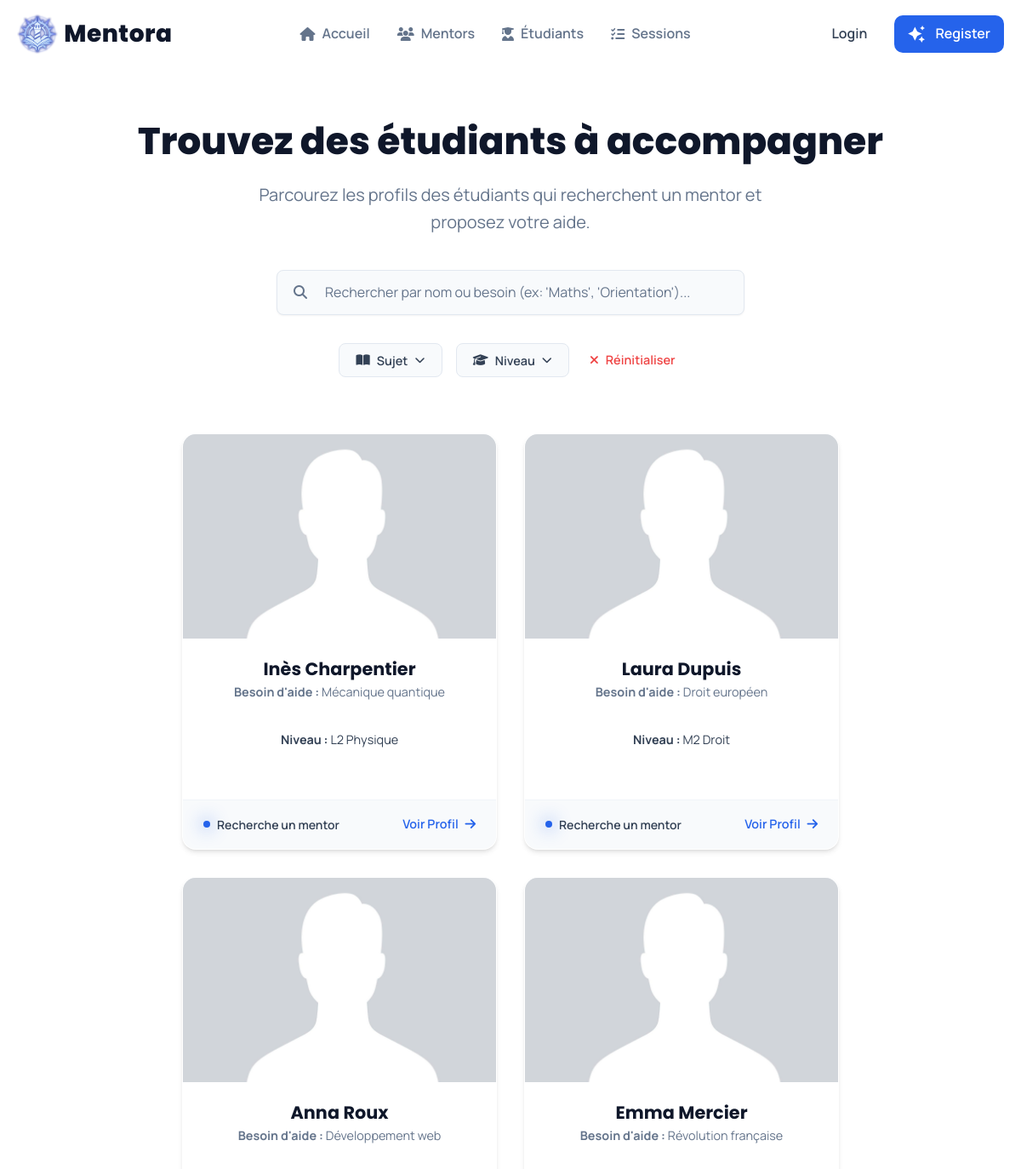
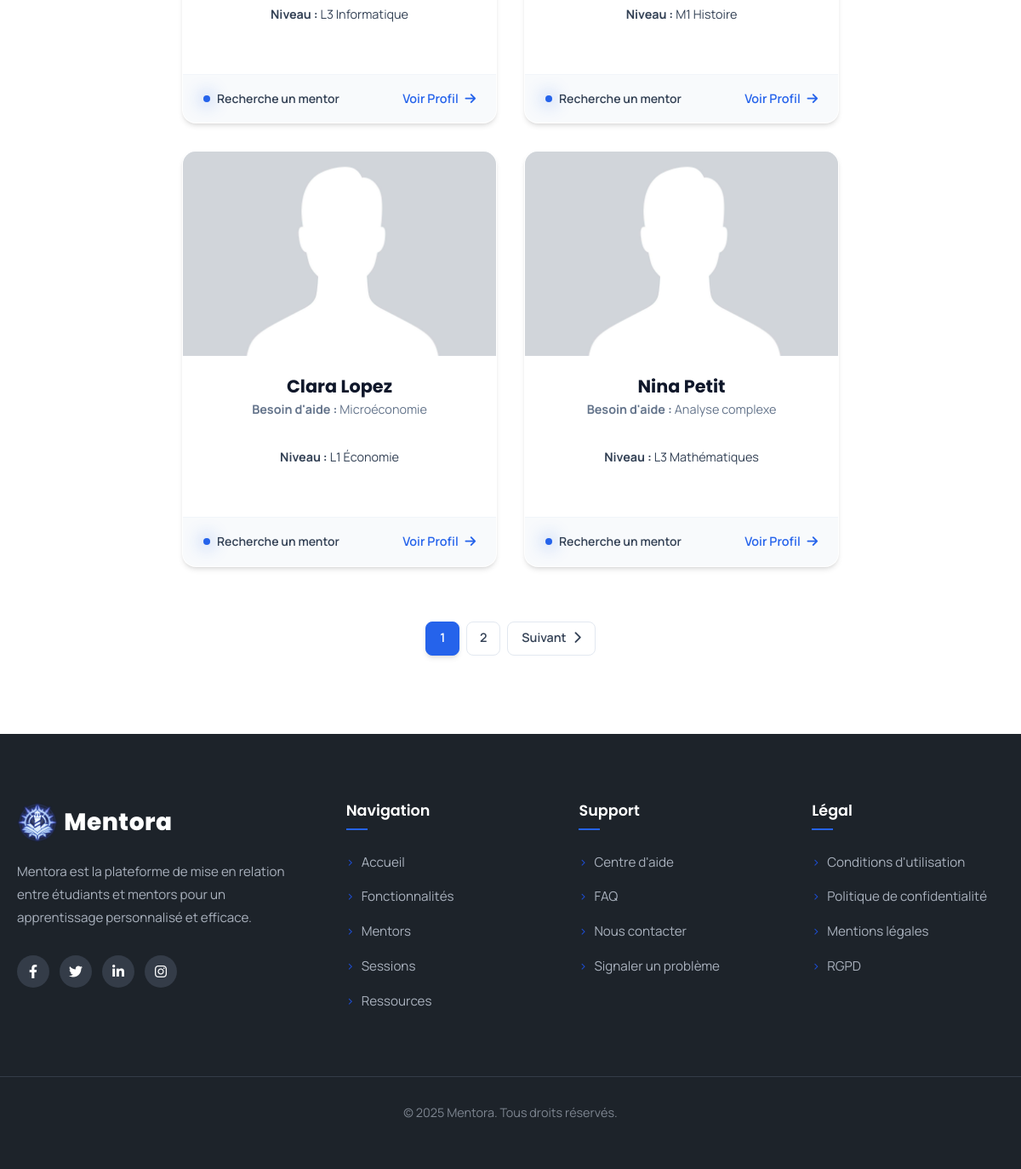
Page /students.php on the committed database (2 pictures, top to bottom).
### tables this page shows
CREATE TABLE Etudiant (
    idEtudiant INT AUTO_INCREMENT PRIMARY KEY,
    niveau VARCHAR(50) DEFAULT 'Non spécifié',
    sujetRecherche VARCHAR(255) DEFAULT 'Besoin d\'aide générale',
    idUtilisateur INT NOT NULL UNIQUE,
    FOREIGN KEY (idUtilisateur) REFERENCES Utilisateur(idUtilisateur)
        ON DELETE CASCADE ON UPDATE CASCADE
);

CREATE TABLE Utilisateur (
    idUtilisateur INT AUTO_INCREMENT PRIMARY KEY,
    nomUtilisateur VARCHAR(50) NOT NULL,
    prenomUtilisateur VARCHAR(50) NOT NULL,
    emailUtilisateur VARCHAR(200) NOT NULL UNIQUE,
    motDePasse VARCHAR(255) NOT NULL,
    role ENUM('etudiant', 'mentor') NOT NULL,
    ville VARCHAR(100),
    photoUrl VARCHAR(255) DEFAULT 'default_avatar.png',
    verified BOOLEAN NOT NULL DEFAULT FALSE,
    INDEX idx_email (emailUtilisateur)
);

### config/helpers.php (called while the page is built, shortened)
<?php
function get_profile_image_path($photoUrl) {
    $server_path_to_uploads = __DIR__ . '/../assets/uploads/';
    $default_web_path = '../assets/images/default_avatar.png';
    return $default_web_path;
}
?>

### public/students.php (the view, shortened to what this page needs)
<?php
require '../config/config.php';
require '../config/helpers.php';
$limit = 6;
$page = isset($_GET['page']) && is_numeric($_GET['page']) ? (int)$_GET['page'] : 1;
$offset = ($page - 1) * $limit;
$search = trim($_GET['search'] ?? '');
$sujet = trim($_GET['sujet'] ?? '');
$niveau = trim($_GET['niveau'] ?? '');
$queryParams = [];
$whereClauses = [];
$sqlWhere = empty($whereClauses) ? '' : 'WHERE ' . implode(' AND ', $whereClauses);
$sqlBase = "
    FROM Etudiant e
    JOIN Utilisateur u ON e.idUtilisateur = u.idUtilisateur
    $sqlWhere
";
$countSql = "SELECT COUNT(*) FROM (SELECT e.idEtudiant $sqlBase) as count_query";
$stmtCount = $pdo->prepare($countSql);
$stmtCount->execute($queryParams);
$totalStudents = $stmtCount->fetchColumn();
$totalPages = ceil($totalStudents / $limit);
$studentsSql = "
    SELECT
        u.prenomUtilisateur, u.nomUtilisateur, u.photoUrl, u.ville,
        e.idEtudiant, e.niveau, e.sujetRecherche
    $sqlBase
    ORDER BY u.idUtilisateur DESC
    LIMIT :limit OFFSET :offset
";
$stmtStudents = $pdo->prepare($studentsSql);
$stmtStudents->bindValue(':limit', $limit, PDO::PARAM_INT);
$stmtStudents->bindValue(':offset', $offset, PDO::PARAM_INT);
$stmtStudents->execute();
$students = $stmtStudents->fetchAll(PDO::FETCH_ASSOC);
require_once '../includes/header.php';
?>
<link rel="stylesheet" href="../assets/css/mentors.css?v=<?php echo time(); ?>">
<main>
    <section class="search-page-section">
        <div class="container">
            <h2 class="section-title" data-aos="fade-up">Trouvez des étudiants à accompagner</h2>
            <p class="section-subtitle" data-aos="fade-up">Parcourez les profils des étudiants qui recherchent un mentor et proposez votre aide.</p>
            <form method="GET" action="students.php" class="search-form" data-aos="fade-up" data-aos-delay="50">
                <div class="search-bar-container">
                    <i class="fas fa-search search-icon"></i>
                    <input type="text" name="search" class="search-input" placeholder="Rechercher par nom ou besoin (ex: 'Maths', 'Orientation')..." value="<?= htmlspecialchars($search) ?>">
                </div>
            </form>
            <div class="filters-bar" data-aos="fade-up" data-aos-delay="100">
                <div class="filter-dropdown">
                    <button class="filter-btn <?= !empty($sujet) ? 'active' : '' ?>"><i class="fas fa-book-open"></i><span><?= !empty($sujet) ? htmlspecialchars($sujet) : 'Sujet' ?></span><i class="fas fa-chevron-down"></i></button>
                </div>
                <div class="filter-dropdown">
                     <button class="filter-btn <?= !empty($niveau) ? 'active' : '' ?>"><i class="fas fa-graduation-cap"></i><span><?= !empty($niveau) ? htmlspecialchars($niveau) : 'Niveau' ?></span><i class="fas fa-chevron-down"></i></button>
                </div>
                <a href="students.php" class="clear-filters-btn"><i class="fas fa-times"></i> Réinitialiser</a>
            </div>
            <div class="profile-grid">
                <?php if (empty($students)): ?>
                    <p class="no-results">Aucun étudiant ne correspond à votre recherche.</p>
                <?php else: ?>
                    <?php foreach ($students as $index => $student): ?>
                        <div class="profile-card" data-aos="fade-up" data-aos-delay="<?= ($index % 3) * 100 ?>">
                            <div class="card-image-container"><img src="<?= get_profile_image_path($student['photoUrl']) ?>" alt="Photo de <?= htmlspecialchars($student['prenomUtilisateur']) ?>"></div>
                            <div class="card-body">
                                <h3 class="profile-name"><?= htmlspecialchars($student['prenomUtilisateur'] . ' ' . $student['nomUtilisateur']) ?></h3>
                                <p class="profile-specialty"><b>Besoin d'aide :</b> <?= htmlspecialchars($student['sujetRecherche']) ?></p>
                                <p class="profile-specialty" style="color: var(--slate-700);"><b>Niveau :</b> <?= htmlspecialchars($student['niveau']) ?></p>
                            </div>
                            <div class="card-footer">
                                <span><span class="status-dot searching"></span>Recherche un mentor</span>
                                <a href="student_profile.php?id=<?= $student['idEtudiant'] ?>" class="card-action">Voir Profil <i class="fa-solid fa-arrow-right"></i></a>
                            </div>
                        </div>
                    <?php endforeach; ?>
                <?php endif; ?>
            </div>
            <?php if ($totalPages > 1): ?>
                <nav class="pagination" aria-label="Page navigation" data-aos="fade-up">
                    <?php $start = max(1, $page - 2); $end = min($totalPages, $page + 2); for ($i = $start; $i <= $end; $i++): ?><a href="?page=<?= $i ?>&<?= http_build_query(array_diff_key($_GET, ['page'=>''])) ?>" class="pagination-link <?= ($i == $page) ? 'active' : '' ?>"><?= $i ?></a><?php endfor; ?>
                    <?php if ($page < $totalPages): ?><a href="?page=<?= $page + 1 ?>&<?= http_build_query(array_diff_key($_GET, ['page'=>''])) ?>" class="pagination-link next">Suivant <i class="fas fa-chevron-right"></i></a><?php endif; ?>
                </nav>
            <?php endif; ?>
        </div>
    </section>
</main>
<?php require_once '../includes/footer.php'; ?>

### includes/header.php (shortened to what this page needs)
<?php
$notifications = [];
$notification_count = 0;
?>
<!DOCTYPE html>
<html lang="fr">
<head>
    <link rel="stylesheet" href="https://cdnjs.cloudflare.com/ajax/libs/font-awesome/6.4.0/css/all.min.css">
    <link rel="stylesheet" href="https://cdnjs.cloudflare.com/ajax/libs/aos/2.3.4/aos.css">
    <link rel="stylesheet" href="../assets/css/index.css?v=<?php echo time(); ?>">
</head>
<body>
    <header>
        <div class="container nav-container">
            <a href="index.php" class="logo">
                <img src="../assets/images/White_Tower_Symbol.webp" alt="Mentora Logo">
                <span class="logo-text">Mentora</span>
            </a>
            <nav>
                <ul class="nav-links">
                    <li><a href="index.php" class="<?= ($current_page == 'index.php') ? 'active' : '' ?>"><i class="fas fa-home"></i> Accueil</a></li>
                    <li><a href="mentors.php" class="<?= ($current_page == 'mentors.php') ? 'active' : '' ?>"><i class="fas fa-users"></i> Mentors</a></li>
                    <li><a href="students.php" class="<?= ($current_page == 'students.php') ? 'active' : '' ?>"><i class="fas fa-user-graduate"></i> Étudiants</a></li>
                    <li><a href="sessions.php" class="<?= ($current_page == 'sessions.php') ? 'active' : '' ?>"><i class="fas fa-tasks"></i> Sessions</a></li>
                </ul>
            </nav>
            <div class="nav-right">
                <?php if (isset($_SESSION['user'])): ?>
                    <div class="notification-dropdown">
                        <button class="notification-bell-trigger" aria-label="Notifications">
                            <i class="fas fa-bell"></i>
                            <?php if ($notification_count > 0): ?>
                                <span class="notification-badge"><?= $notification_count ?></span>
                            <?php endif; ?>
                        </button>
                        <div class="dropdown-menu notification-menu">
                            <div class="dropdown-header">
                                <span>Notifications</span>
                                <a href="#" class="mark-as-read" id="clear-all-notifications">Effacer tout</a>
                            </div>
                            <ul class="notification-list">
                                <?php if (empty($notifications)): ?>
                                    <li class="notification-item empty">
                                        <div class="item-icon-wrapper"><i class="fas fa-check-circle"></i></div>
                                        <div class="item-content">
                                            <p>Vous êtes à jour !</p>
                                            <span>Aucune nouvelle notification.</span>
                                        </div>
                                    </li>
                                <?php else: ?>
                                    <?php foreach ($notifications as $notification): ?>
                                    <li class="notification-item <?= $notification['read'] ? 'read' : 'unread' ?>" data-notification-id="<?= $notification['id'] ?>">
                                        <div class="item-icon-wrapper <?= htmlspecialchars($notification['color']) ?>">
                                            <i class="<?= htmlspecialchars($notification['icon']) ?>"></i>
                                        </div>
                                        <div class="item-content">
                                            <p><?= htmlspecialchars($notification['text']) ?></p>
                                            <span><?= htmlspecialchars($notification['time']) ?></span>
                                        </div>
                                    </li>
                                    <?php endforeach; ?>
                                <?php endif; ?>
                            </ul>
                            <div class="dropdown-footer">
                                <a href="notifications.php">Voir toutes les notifications</a>
                            </div>
                        </div>
                    </div>
                    <div class="profile-dropdown">
                        <button class="profile-menu-trigger">
                            <img src="<?= get_profile_image_path($_SESSION['user']['photoUrl']) ?>" class="nav-profile-img" alt="User Avatar">
                            <span><?= htmlspecialchars($_SESSION['user']['prenom']) ?> <?= htmlspecialchars(substr($_SESSION['user']['nom'], 0, 1)) ?>.</span>
                            <i class="fas fa-chevron-down dropdown-arrow"></i>
                        </button>
                        <ul class="dropdown-menu">
                            <?php
                                $dashboard_link = ($_SESSION['user']['role'] === 'mentor') ? 'mentor_dashboard.php' : 'student_dashboard.php';
                                $edit_profile_link = ($_SESSION['user']['role'] === 'mentor') ? 'edit_profile.php' : 'edit_profile2.php';
                                $messagerie_link = $dashboard_link . '#messagerie';
                            ?>
                            <li><a href="<?= $dashboard_link ?>"><i class="fas fa-tachometer-alt"></i> Mon Espace</a></li>
                            <li><a href="<?= $edit_profile_link ?>"><i class="fas fa-user-cog"></i> Modifier Profil</a></li>
                            <li><a href="<?= $messagerie_link ?>"><i class="fas fa-envelope"></i> Messagerie</a></li>
                            <li class="dropdown-separator"></li>
                            <li><a href="logout.php" class="logout-link"><i class="fas fa-sign-out-alt"></i> Déconnexion</a></li>
                        </ul>
                    </div>
                <?php else: ?>
                    <a href="login.php" class="login-btn">Login</a>
                    <a href="register.php" class="register-btn">
                        <span class="text">Register</span>
                    </a>
                <?php endif; ?>
            </div>
        </div>
    </header>

### includes/footer.php (shortened to what this page needs)
<footer>
        <div class="container">
            <div class="footer-grid">
                <div>
                    <div class="footer-logo">
                    <img src="../assets/images/White_Tower_Symbol.webp" alt="Mentora Logo">
                        <span class="footerlogo-text">Mentora</span>
                    </div>
                    <p class="footer-about">Mentora est la plateforme de mise en relation entre étudiants et mentors
                        pour un apprentissage personnalisé et efficace.</p>
                    <div class="footer-social">
                        <a href="#" class="social-icon"><i class="fab fa-facebook-f"></i></a>
                        <a href="#" class="social-icon"><i class="fab fa-twitter"></i></a>
                        <a href="#" class="social-icon"><i class="fab fa-linkedin-in"></i></a>
                        <a href="#" class="social-icon"><i class="fab fa-instagram"></i></a>
                    </div>
                </div>
                <div>
                    <h3 class="footer-heading">Navigation</h3>
                    <ul class="footer-links">
                        <li><a href="#home">Accueil</a></li>
                        <li><a href="#features">Fonctionnalités</a></li>
                        <li><a href="#profiles">Mentors</a></li>
                        <li><a href="#missions">Sessions</a></li>
                        <li><a href="#resources">Ressources</a></li>
                    </ul>
                </div>
                <div>
                    <h3 class="footer-heading">Support</h3>
                    <ul class="footer-links">
                        <li><a href="#">Centre d'aide</a></li>
                        <li><a href="#">FAQ</a></li>
                        <li><a href="#">Nous contacter</a></li>
                        <li><a href="#">Signaler un problème</a></li>
                    </ul>
                </div>
                <div>
                    <h3 class="footer-heading">Légal</h3>
                    <ul class="footer-links">
                        <li><a href="#">Conditions d'utilisation</a></li>
                        <li><a href="#">Politique de confidentialité</a></li>
                        <li><a href="#">Mentions légales</a></li>
                        <li><a href="#">RGPD</a></li>
                    </ul>
                </div>
            </div>
        </div>
        <div class="footer-bottom">
                <p>© <?php echo date('Y'); ?> Mentora. Tous droits réservés.</p>
            </div>
    </footer>
</body>
</html>

### public/students.php (style rules this page uses)
.status-dot.searching { background: var( --primary-blue); }

### rows in the picture
etudiant: idUtilisateur.nomUtilisateur "Inès Charpentier", sujetRecherche "Mécanique quantique", niveau "L2 Physique"
etudiant: idUtilisateur.nomUtilisateur "Laura Dupuis", sujetRecherche "Droit européen", niveau "M2 Droit"
etudiant: idUtilisateur.nomUtilisateur "Anna Roux", sujetRecherche "Développement web", niveau "L3 Informatique"
etudiant: idUtilisateur.nomUtilisateur "Emma Mercier", sujetRecherche "Révolution française", niveau "M1 Histoire"
etudiant: idUtilisateur.nomUtilisateur "Clara Lopez", sujetRecherche "Microéconomie", niveau "L1 Économie"
etudiant: idUtilisateur.nomUtilisateur "Nina Petit", sujetRecherche "Analyse complexe", niveau "L3 Mathématiques"
